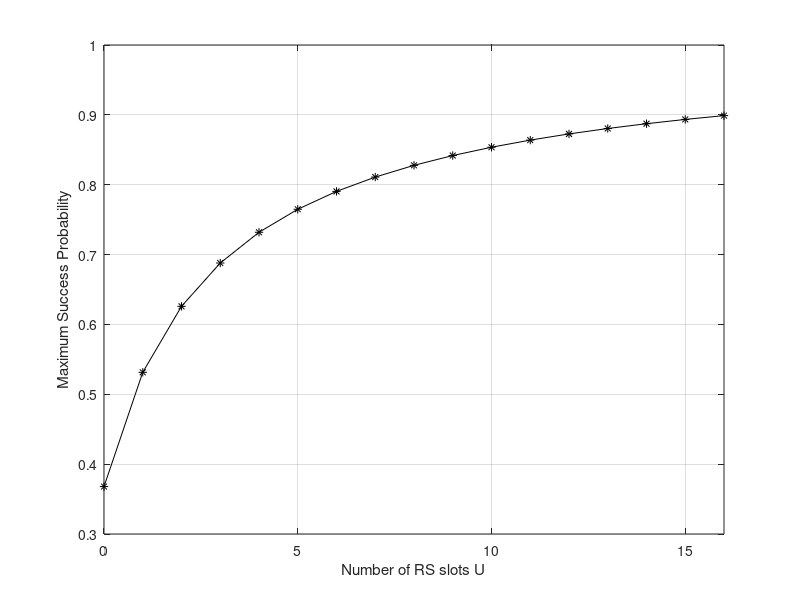

Reproduce this figure in MATLAB.
%SuccessProb
clear
P=exp(-1);
tau=1;
U=0:16;
for u=1:length(U)
    Ps(u)=P;
   tau(u+1)=(1-P)
    P=exp(P-1);
  
end
plot(U,Ps,'k-*');
grid;
xlabel('Number of RS slots U')
ylabel('Maximum Success Probability')
axis([0 max(U) 0.3 1])

% plot(U,fliplr(tau(1:end-1)),'k-*');
% grid;
% xlabel('RS transmit slot index')
% ylabel('Optimal Transmit Probability per RA-RU')
% axis([0 max(U) 0.3 1])
% legend('Maximum Success Probability','Optimal Transmit Probability')